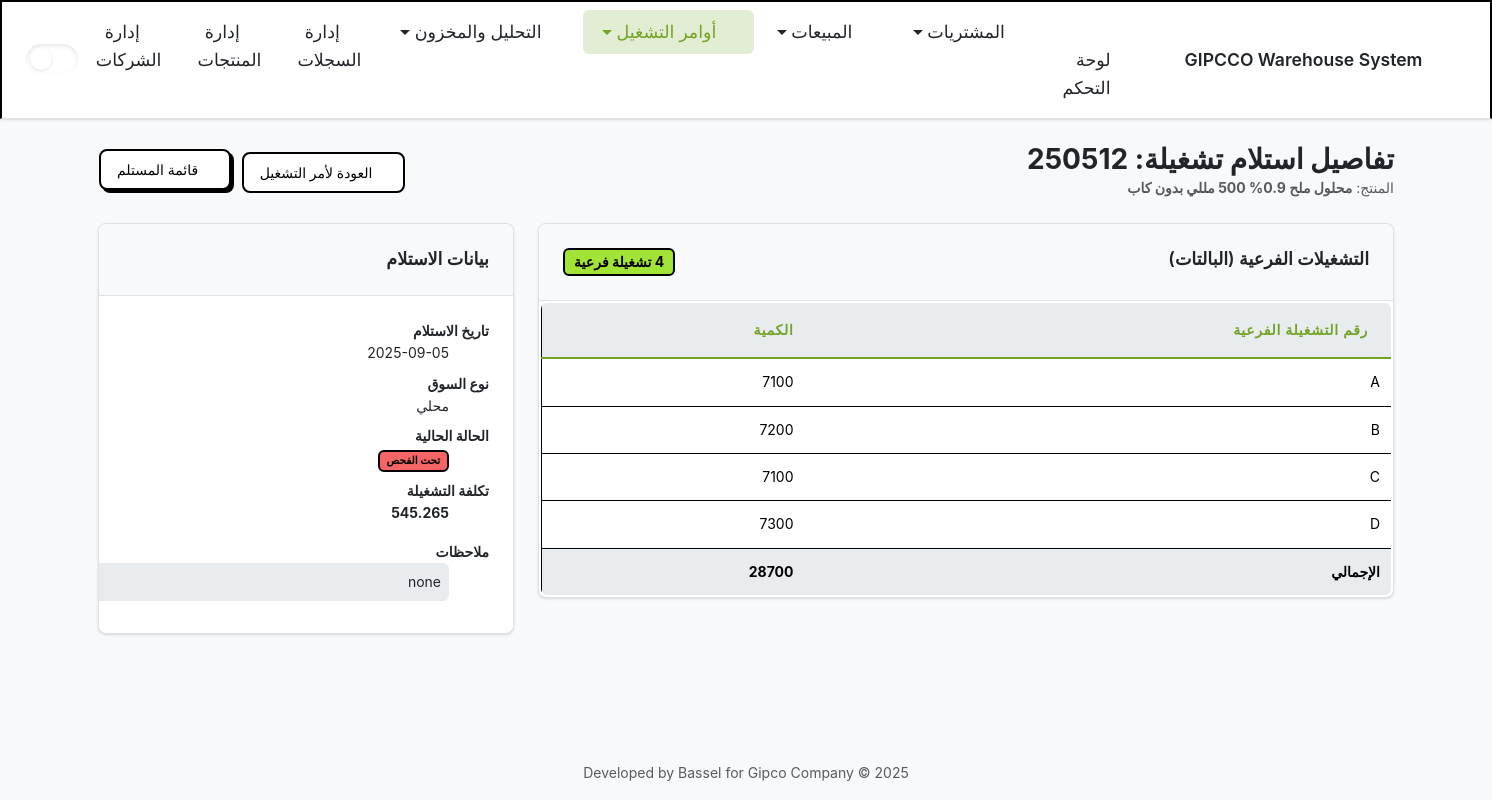
/finished_product/2/, run on an earlier commit of the app's database.
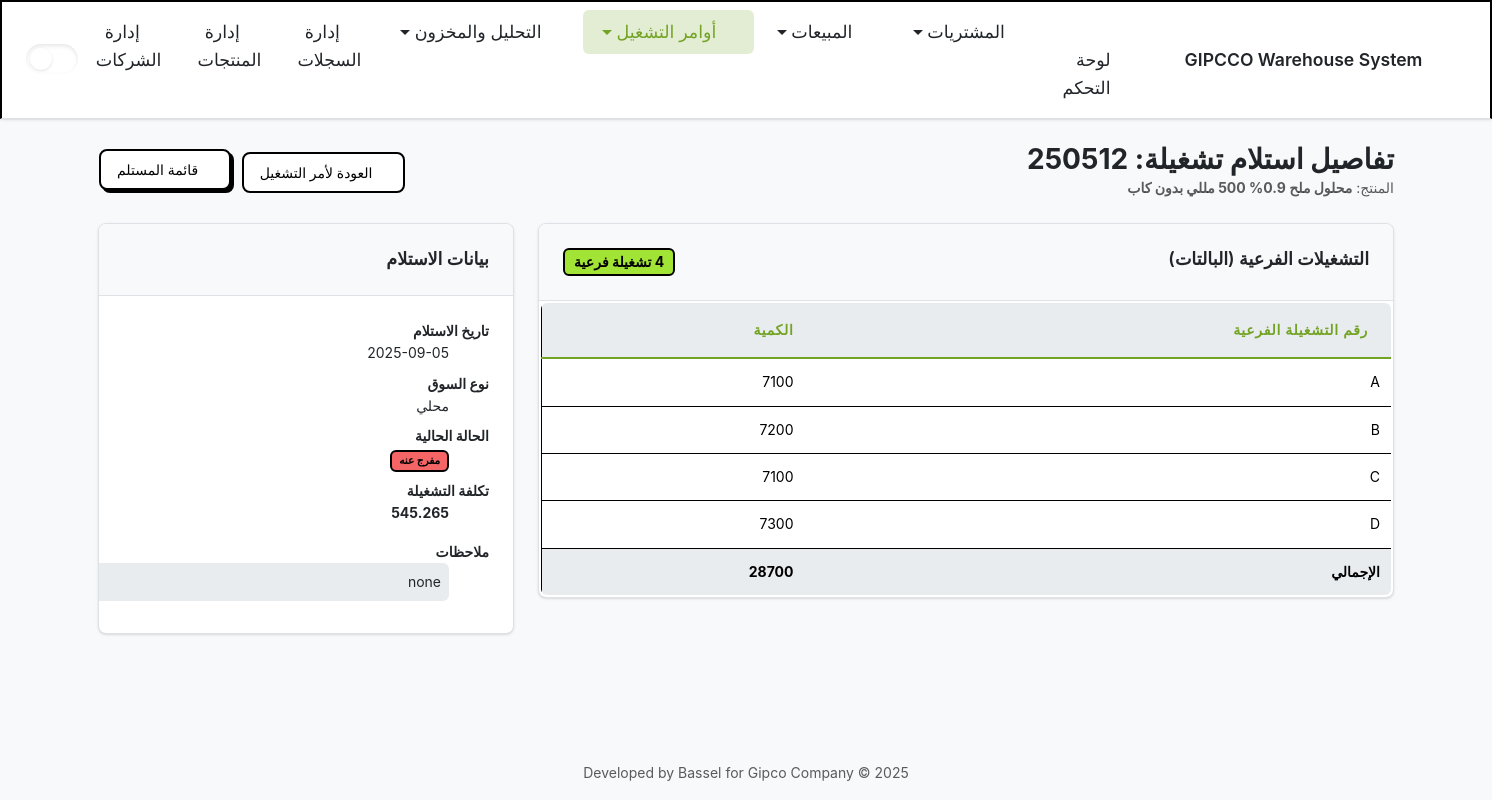
And on a later commit of the database.
### inventory/models.py (models this page shows, shortened)
class FinishedProductReceipt(models.Model):
    class MarketType(models.TextChoices):
        LOCAL = 'local', _('محلي')
        EXPORT = 'export', _('تصدير')
    class Status(models.TextChoices):
        QUARANTINED = 'quarantined', _('تحت الفحص')
        RELEASED = 'released', _('مفرج عنه')
        REJECTED = 'rejected', _('مرفوض')
    batch = models.ForeignKey(
        Batch,
        on_delete=models.PROTECT,
        related_name='receipts',
        verbose_name=_("Production Plan")
    )
    individual_batch_number = models.CharField(
        max_length=255, verbose_name=_("Individual Batch Number")
    )
    receipt_date = models.DateField(verbose_name=_("Receipt Date"))
    total_cost = models.DecimalField(
        max_digits=14, decimal_places=3, verbose_name=_("Total Cost of Batch")
    )
    total_quantity_produced = models.FloatField(
        verbose_name=_("Total Quantity Produced")
    )
    market_type = models.CharField(
        max_length=10,
        choices=MarketType.choices,
        default=MarketType.LOCAL,
        verbose_name=_("Market Type")
    )
    status = models.CharField(
        max_length=20,
        choices=Status.choices,
        default=Status.QUARANTINED,
        verbose_name=_("Status")
    )
    release_date = models.DateField(
        null=True, blank=True, verbose_name=_("Release Date")
    )
    notes = models.TextField(null=True, blank=True, verbose_name=_("Notes"))
    class Meta:
        db_table = 'finished_product_receipts'
        verbose_name = _("Finished Product Receipt")
        verbose_name_plural = _("Finished Product Receipts")
        ordering = ['-receipt_date', '-id']

class Batch(models.Model):
    template = models.ForeignKey(
        ShopOrderTemplate,
        on_delete=models.PROTECT,
        related_name='batches',
        verbose_name=_("Template")
    )
    shop_order_number = models.CharField(max_length=255, verbose_name=_("Shop Order Number"))
    batch_number = models.CharField(max_length=255, verbose_name=_("Batch Number"))
    creation_date = models.DateTimeField(verbose_name=_("Creation Date"))
    is_customized = models.BooleanField(default=False, verbose_name=_("Is Customized"))
    is_continuation = models.BooleanField(default=False, verbose_name=_("Is Continuation"))
    notes = models.TextField(null=True, blank=True, verbose_name=_("Notes"))
    class Meta:
        db_table = 'batches'  # Explicitly map to the existing table
        verbose_name = _("Batch")
        verbose_name_plural = _("Batches")
        ordering = ['-creation_date', '-id']

class ShopOrderTemplate(models.Model):
    name = models.CharField(max_length=255, verbose_name=_("Template Name"))
    final_product = models.ForeignKey(
        Product,
        on_delete=models.CASCADE,
        related_name='templates',
        verbose_name=_("Final Product")
    )
    class Meta:
        db_table = 'shop_order_templates'  # Explicitly map to the existing table
        verbose_name = _("Shop Order Template")
        verbose_name_plural = _("Shop Order Templates")
        ordering = ['name']

class Product(models.Model):
    class ProductType(models.TextChoices):
        RAW_MATERIAL = 'مواد خام', _('مواد خام')
        PACKAGING = 'تعبئه و تغليف', _('تعبئه و تغليف')
        FINAL_PRODUCT = 'منتج نهائي', _('منتج نهائي')
    name = models.CharField(max_length=255, verbose_name=_("Product Name"))
    code = models.CharField(max_length=100, unique=True, verbose_name=_("Product Code"))
    product_type = models.CharField(
        max_length=50,
        choices=ProductType.choices,
        verbose_name=_("Product Type")
    )
    unit = models.CharField(max_length=50, verbose_name=_("Unit of Measurement"))
    tags = models.ManyToManyField('ProductTag', blank=True, verbose_name=_("Tags"))
    moving_average_cost = models.DecimalField(
        max_digits=12, decimal_places=3, default=Decimal('0.000'), verbose_name=_("Moving Average Cost")
    )
    class Meta:
        db_table = 'products'  # Explicitly map to the existing table
        verbose_name = _("Product")
        verbose_name_plural = _("Products")
        ordering = ['name']

### inventory/views/finished_products.py (the view)
# urls.py: path('finished_product/<int:pk>/', view_finished_product, name='view_finished_product'),
def view_finished_product(request, pk):
    receipt = get_object_or_404(
        FinishedProductReceipt.objects.select_related(
            'batch__template__final_product'
        ).prefetch_related('sub_batches'),
        pk=pk
    )
    context = {
        'active_page': 'shop_orders',
        'receipt': receipt,
    }
    if 'X-Partial-Request' in request.headers:
        return render(request, 'inventory/partials/view_finished_product_content.html', context)
    return render(request, 'inventory/view_finished_product.html', context)

### inventory/templates/inventory/view_finished_product.html
{% extends "inventory/layout.html" %}
{% block content %}
    {% include "inventory/partials/view_finished_product_content.html" %}
{% endblock content %}

### inventory/templates/inventory/partials/view_finished_product_content.html
<div id="content-area">
    <div class="d-flex justify-content-between align-items-center mb-4">
        <div>
            <h1 class="h2 mb-0" style="font-weight: 700;">تفاصيل استلام تشغيلة: {{ receipt.individual_batch_number }}</h1>
             <p class="mb-0 text-muted">
                المنتج: <strong>{{ receipt.batch.template.final_product.name }}</strong>
            </p>
        </div>
        <div>
            <a href="{% url 'inventory:view_batch' receipt.batch.pk %}" class="btn btn-outline-secondary"><i class="bi bi-arrow-left"></i> العودة لأمر التشغيل</a>
            <a href="{% url 'inventory:finished_products_list' %}" class="btn btn-secondary"><i class="bi bi-list-ul"></i> قائمة المستلم</a>
        </div>
    </div>
    <div class="row">
        <div class="col-lg-8">
            <div class="card">
                <div class="card-header d-flex justify-content-between">
                     <h5 class="mb-0">التشغيلات الفرعية (البالتات)</h5>
                     <span class="badge bg-primary fs-6">{{ receipt.sub_batches.count }} تشغيلة فرعية</span>
                </div>
                <div class="card-body p-0">
                    <table class="table mb-0">
                        <thead class="table-light">
                            <tr>
                                <th class="ps-3">رقم التشغيلة الفرعية</th>
                                <th class="text-end pe-3">الكمية</th>
                            </tr>
                        </thead>
                        <tbody>
                            {% for sub in receipt.sub_batches.all %}
                            <tr>
                                <td class="ps-3">{{ sub.sub_batch_identifier }}</td>
                                <td class="text-end pe-3">{{ sub.quantity|floatformat:0 }}</td>
                            </tr>
                            {% endfor %}
                        </tbody>
                        <tfoot class="table-light">
                            <tr>
                                <th class="ps-3">الإجمالي</th>
                                <th class="text-end pe-3 fw-bold">{{ receipt.total_quantity_produced|floatformat:0 }}</th>
                            </tr>
                        </tfoot>
                    </table>
                </div>
            </div>
        </div>
        <div class="col-lg-4">
            <div class="card">
                <div class="card-header">
                    <h5 class="mb-0">بيانات الاستلام</h5>
                </div>
                <div class="card-body">
                    <dl class="row mb-0">
                        <dt class="col-sm-5">تاريخ الاستلام</dt>
                        <dd class="col-sm-7">{{ receipt.receipt_date|date:"Y-m-d" }}</dd>
                        <dt class="col-sm-5">نوع السوق</dt>
                        <dd class="col-sm-7">{{ receipt.get_market_type_display }}</dd>
                        <dt class="col-sm-5">الحالة الحالية</dt>
                        <dd class="col-sm-7">
                            {% if receipt.status == 'QUARANTINED' %}<span class="badge bg-warning text-dark">{{ receipt.get_status_display }}</span>
                            {% elif receipt.status == 'RELEASED' %}<span class="badge bg-success">{{ receipt.get_status_display }}</span>
                            {% else %}<span class="badge bg-danger">{{ receipt.get_status_display }}</span>
                            {% endif %}
                        </dd>
                        <dt class="col-sm-5">تكلفة التشغيلة</dt>
                        <dd class="col-sm-7 fw-bold">{{ receipt.total_cost }}</dd>
                        {% if receipt.notes %}
                        <dt class="col-sm-12 mt-2">ملاحظات</dt>
                        <dd class="col-sm-12"><p class="p-2 bg-light rounded-2 mb-0">{{ receipt.notes|linebreaksbr }}</p></dd>
                        {% endif %}
                    </dl>
                </div>
            </div>
        </div>
    </div>
</div>

What changed in the data, as far as the page shows it:
changed FinishedProductReceipt "محلي": status "تحت الفحص" → "مفرج عنه"
